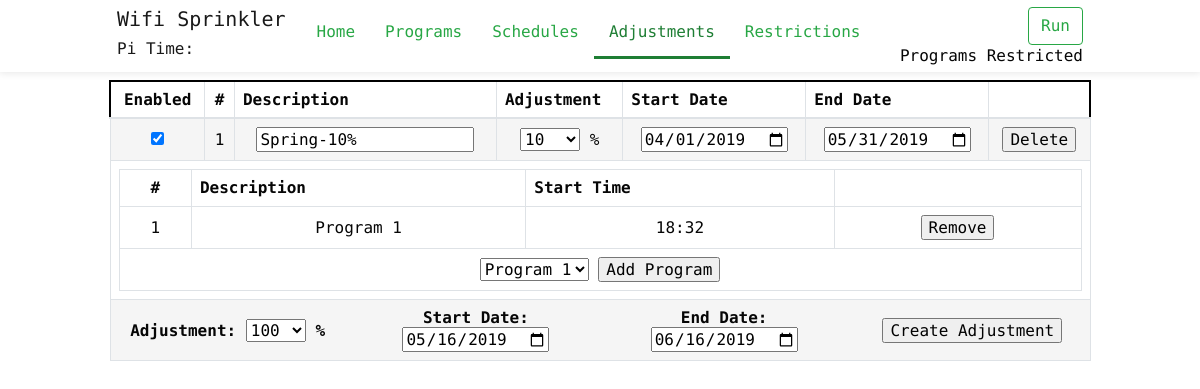
The page /adjustments on the database as committed earlier.
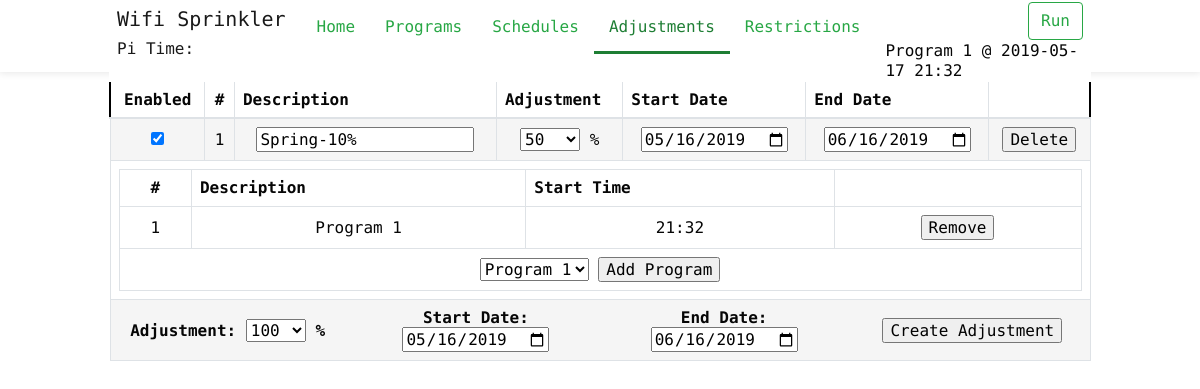
The same page on the database as committed later.
### main.py (models this page shows)
class Adjustment(db.Model):
	__tablename__ = 'Adjustment'
	adjustment_id = db.Column(db.Integer, primary_key=True)
	adjust_value = db.Column(db.Integer, unique=False)
	description = db.Column(db.String(120), unique=False, nullable=False)
	start_date = db.Column(db.DateTime, unique=False, default=datetime.now)
	end_date = db.Column(db.DateTime, unique=False, default=datetime.now)
	enabled = db.Column(db.Boolean)
	program_adjustment = db.relationship('Program_Adjustment', backref='adjustment', cascade="all, delete-orphan")

class Program_Adjustment(db.Model):
	__tablename__ = 'Program_Adjustment'
	__table_args__ = (
		PrimaryKeyConstraint('program_id', 'adjustment_id'),
	)
	program_id = db.Column(db.Integer, db.ForeignKey("Program.program_id"), primary_key=True)
	adjustment_id = db.Column(db.Integer, db.ForeignKey("Adjustment.adjustment_id"), primary_key=True)

class Program(db.Model):
	__tablename__ = 'Program'
	program_id = db.Column(db.Integer, primary_key=True)
	description = db.Column(db.String(120), unique=False, nullable=True)
	enabled = db.Column(db.Boolean)
	program_zones = db.relationship('Program_Zones', backref='program', cascade="all, delete-orphan")
	program_run = db.relationship('Program_Run', backref='program', cascade="all, delete-orphan")
	program_schedule = db.relationship('Program_Schedule', backref='program', cascade="all, delete-orphan")
	program_adjustment = db.relationship('Program_Adjustment', backref='program', cascade="all, delete-orphan")
	program_restriction = db.relationship('Program_Restriction', backref='program', cascade="all, delete-orphan")

### main.py (the view)
@app.route("/adjustments")
def adjustments():
	adjustments = Adjustment.query.all()
	programs = Program.query.filter_by(enabled=True)
	next_progam_run = GetNextProgamRun()
	return render_template('adjustments.html', adjustments=adjustments, programs=programs, next_progam_run=next_progam_run, curent_page='Adjustments')

### main.py (called while the page is built)
@app.context_processor
def utility_processor():
	return dict(isAllowedTime=isAllowedTime )

@app.template_filter('dateformat')
def dateformat(value, format='%Y-%m-%d'):
	return value.strftime(format)

@app.template_filter('timeformat')
def timeformat(value, format='%H:%M'):
	return value.strftime(format)

@app.template_filter('datetimeformat')
def datetimeformat(value, format='%Y-%m-%d %H:%M'):
	return value.strftime(format)

### templates/adjustments.html (shortened to what this page needs)
{% extends 'layout.html' %}
{% from "_macros.html" import duration, percentage %}
{% block body %}
		<div class="container" >
			<div class="row">
				<div id="adjustment_div" class="col-lg-12">
					<table class="table table-bordered dataTable" id="dataTable" cellspacing="0" width="100%">
						<thead>
							<tr role="row" style="border: 2px solid #000 !important;">
								<th class="center">Enabled</th>
								<th class="td-select center">#</th>
								<th class="td-select">Description</th>
								<th>Adjustment</th>
								<th>Start Date</th>
								<th>End Date</th>
								<th class="center"></th>
							</tr>
						</thead>
						<tfoot>
							<tr>
								<th colspan="7" class="AddAdjustmentSpan center RowEven">
									<div class="row" >
										<div class="col-sm-3 middle">
											Adjustment:	{{ percentage('adjust-value', 100, True) }} %
										</div>
										<div class="col-sm-3 middle">
											Start Date: <input type="date" id="adjust_startdate" value="" style="" />
										</div>
										<div class="col-sm-3 middle">
											End Date: <input type="date" id="adjust_enddate" value="" style="" />
										</div>
										<div class="col-sm-3 middle">
											<input type="button" id="btn_add_adjustment" value="Create Adjustment" style=""/>
										</div>
									</div>
								</th>
							</tr>
						</tfoot>
						<tbody>
							{% for adjustment in adjustments %}
							<tr role="row" class="RowEven" style="border-top: 2px solid #000;">
								<td>
									{% if adjustment.enabled %}
									<input type="checkbox" id="chk_{{adjustment.adjustment_id}}" name="chk_{{adjustment.adjustment_id}}" checked>
									{% else %}
									<input type="checkbox" id="chk_{{adjustment.adjustment_id}}" name="chk_{{adjustment.adjustment_id}}">
									{% endif %}
						      </td>
						      <td class="td-select">{{ adjustment.adjustment_id }}</td>
								<td class="AdjustmentDescriptionSpan td-select">
									<input type="text" id="desc_{{ adjustment.adjustment_id }}" value="{{ adjustment.description }}" style="" {{'' if adjustment.enabled else 'disabled'}} >
								</td>
								<td class="AdjustmentValue">
									{{ percentage(adjustment.adjustment_id, adjustment.adjust_value, adjustment.enabled) }} %
								</td>
								<td class="AdjustmentStartDate">
									<input type="date" id="start-date_{{ adjustment.adjustment_id }}" value="{{ adjustment.start_date|dateformat }}" style="" {{'' if adjustment.enabled else 'disabled'}}/>
								</td>
								<td class="AdjustmentEndDate">
									<input type="date" id="end-date_{{ adjustment.adjustment_id }}" value="{{ adjustment.end_date|dateformat }}" style="" {{'' if adjustment.enabled else 'disabled'}}/>
								</td>
								<td class="AdjustmentDeleteSpan">
									<input type="button" id="delete_{{ adjustment.adjustment_id }}" value="Delete" style=""/>
								</td>
								</tr>
							<tr>
								<td colspan="7">
									<table class="table table-bordered dataTable" id="table_{{adjustment.adjustment_id}}" cellspacing="0" width="100%" style="margin-bottom: 0px;">
										<tr role="row">
											<th class="center">#</th>
											<th>Description</th>
											<th>Start Time</th>
											<th></th>
										</tr>
										<tfoot>
											<tr>
												<th colspan="5" class="center ProgramAddSpan">
													<select id="select-program_{{adjustment.adjustment_id}}">
													{% for program in programs %}
													<option value="{{ program.program_id }}">{{ program.description }}</option>
													{% endfor %}
													</select>
													<input type="button" id="btn-program-add_{{adjustment.adjustment_id}}" value="Add Program" style=""/>
												</th>
											</tr>
										</tfoot>
										{% for program in adjustment.program_adjustment %}
											{% if loop.index % 2 == 0 %}
											<tr role="row" class="RowEven">
											{% else %}
											<tr role="row" class="RowOdd">
											{% endif %}
											<td>{{ program.program_id }}</td>
											<td>{{ program.program.description }}</td>
											<td class="ProgramStartTimeSpan">
												{% for run_time in program.program.program_run %}
													<div>
														<span id="run_time">{{ run_time.start_time|timeformat }}</span>
												{% endfor %}
											</td>
											<td class="ProgramDeleteSpan">
												<input type="button" id="remove_{{ program.program_id }}" value="Remove" style="min-width: 50px;"/>
											</td>
										</tr>
										{% endfor %}
									</table>
								</td>
							</tr>
						  {% endfor %}
						</tbody>
					</table>
				</div>
			</div>
		</div>
	</body>
</html>
{% endblock %}

### templates/layout.html (shortened to what this page needs)
<!doctype html>
<html lang="">
	<head>
		<link rel="stylesheet" href="{{ url_for('static', filename='css/bootstrap.min.css') }}">
		<link rel="stylesheet" href="{{ url_for('static', filename='css/wifi-sprinkler.css') }}">
		<link rel="stylesheet" href="//code.jquery.com/ui/1.12.1/themes/base/jquery-ui.css">
	</head>
	<body class="home with-promo">
		<header class="fixed-top">
			<div class="headerLightBox">
				<div class="container" >
					<nav class="navbar navbar-toggleable-md navbar-light">
						<div class="logo">
							<a class="navbar-brand" href="/">
								<h5>Wifi Sprinkler</h6>
								<h6>Pi Time: <Pi Time: <span id='time_value' class="label" ></h6>
							</a>
						</div>
						<div class="navigation">
							<ul class="nav navbar-left">
								<li class="nav-item {{'active' if curent_page=='Home'}} tf-menu">
									<a class="nav-link" href="/">Home</a>
								</li>
								<li class="nav-item {{'active' if curent_page=='Programs'}} tf-menu">
									<a class="nav-link" href="/programs">Programs</a>
								</li>
								<li class="nav-item {{'active' if curent_page=='Schedules'}} tf-menu">
									<a class="nav-link" href="/schedules">Schedules</a>
								</li>
								<li class="nav-item {{'active' if curent_page=='Adjustments'}} tf-menu">
									<a class="nav-link" href="/adjustments">Adjustments</a>
								</li>
								<li class="nav-item {{'active' if curent_page=='Restrictions'}} tf-menu">
									<a class="nav-link" href="/restrictions">Restrictions</a>
								</li>
							</ul>
							<ul class="nav navbar-right justify-content-end">
								<li>
									<button class="btn btn-outline-success my-2 my-sm-0 start_stop_btn" type="button" id="">Run</button>
								</li>
								{% if next_progam_run.program is not none %}
								<li>
									<div style="padding-left: 10px;">
										<span class="middle">
										{{next_progam_run.program}}{{' @ ' + next_progam_run.run_datetime|datetimeformat if next_progam_run.program_id != 0 else ''}}
									</span>
									</div>
								</li>
								{% endif %}
							</ul>
						</div>
					</nav>
				</div>
			</div>
		</header>
		{% block body %}{% endblock %}

### templates/_macros.html (shortened to what this page needs)
{% macro percentage(id, value, enabled=True) %}
<select id ="select_{{ id }}" style="width:100%;max-width: 60px;" {{'' if enabled else 'disabled'}}>
	{% for n in range(200, 0, -10) %}
		<option value='{{n}}' {{'selected' if value==n else ''}}>{{n}}</option>
	{% endfor %}
</select>
{% endmacro %}

### static/css/wifi-sprinkler.css (style rules this page uses)
.container { padding-left: 5px; padding-right: 5px; }
.center { text-align: center; margin: auto; }
.middle { vertical-align: middle;margin: auto; }
.RowOdd { background-color: #FFF; text-align: center; }
.RowEven { background-color: #F5F5F5; text-align: center; }
.table-bordered td, .table-bordered th { vertical-align: middle; }
@media (min-width: 720px) { .td-select { display:table-cell !important; } }
@media (min-width: 720px) { .table-bordered td, .table-bordered th { padding: .50rem; } }
html { font-size: 16px; font-family: "Encode Sans"!important; line-height: 1.15; -ms-text-size-adjust: 100%; -webkit-text-size-adjust: 100%; -webkit-font-smoothing: antialiased; box-sizing: border-box; -ms-overflow-style: scrollbar; }
body { font-family: "Encode Sans"!important; font-size: 1rem; font-weight: 400; line-height: 1.2; text-align: left; background-color: #fff; margin: 0; margin-top: 80px; color: #060606; -webkit-font-smoothing: antialiased; text-rendering: optimizeLegibility; height: auto; }
.fixed-bottom, .fixed-top { position: fixed; right: 0; z-index: 1030; left: 0; }
.container, .container-fluid { position: relative; margin-left: auto; margin-right: auto; height: 100%; }
header { background: #fff; z-index: 1; }
header .headerLightBox { box-shadow: 0 0 8px 1px rgba(0,0,0,.1); z-index: 1; position: relative; height: 72px; }
.navbar { width: 100%; overflow: hidden; background-color: #fff; top: 0; padding: .1rem 0.5rem; }
header .navigation { width: 100%; }
header .navbar .nav>li { float: left; }
header .logo { display: flex; -webkit-box-pack: center; -webkit-justify-content: center; -ms-flex-pack: center; justify-content: center; -webkit-box-align: center; -webkit-align-items: center; -ms-flex-align: center; align-items: center; margin: auto; }
header .navbar .nav.navbar-left>li>a { font-size: 1rem; padding: 15px 15px 15px; }
@media (min-width: 1200px) { header .logo { margin-left: 0px; margin-top: 0px; } }
@media (min-width: 992px) { header .logo { margin-right: 0px; margin-top: 0px; } }
@media (min-width: 576px) { .container { max-width: 540px; } }
@media (min-width: 768px) { .container { max-width: 720px; } }
@media (min-width: 992px) { .container { max-width: 992px; } }
@media (min-width: 992px) { header .navbar .nav.navbar-left { display: block; } }
@media (min-width: 992px) { header .navbar .nav.navbar-right { display: -webkit-box; display: -webkit-flex; display: -ms-flexbox; display: flex; -webkit-box-align: center; -webkit-align-items: center; -ms-flex-align: center; align-items: center; } }
@media (min-width: 992px) { .navbar-toggleable-md, .navbar-toggleable-md .navbar-nav { -webkit-box-orient: horizontal; -webkit-box-direction: normal; } }
@media (min-width: 992px) { .navbar-toggleable-md { -webkit-flex-direction: row; -ms-flex-direction: row; flex-direction: row; -webkit-flex-wrap: nowrap; -ms-flex-wrap: nowrap; flex-wrap: nowrap; -webkit-box-align: center; -webkit-align-items: center; -ms-flex-align: center; align-items: center; } }
@media (min-width: 992px) { a { color: #28a745; } }
@media (min-width: 992px) { li.active > a { color: #1e7e34; } }
@media (min-width: 992px) { li.active { border-bottom: 3px solid #1e7e34; -webkit-transform: scaleX(1); -ms-transform: scaleX(1); transform: scaleX(1); } }

Rows that differ between the two databases and show on the page:
now on this page (row unchanged): Program: program "Program 1"
changed Adjustment "Spring-10%": value "10" → "50"; start_date "04/01/2019" → "05/16/2019"; end_date "05/31/2019" → "06/16/2019"; gains Program_Adjustment (program_id "1", program.description "Program 1", start_time "21:32"); loses Program_Adjustment (program_id "1", program.description "Program 1", start_time "18:32")
Other text that changed with them:
{{ next_progam_run.program }}: "Programs Restricted" → (not shown)
text now shown: "@ 2019-05-17 21:32"
